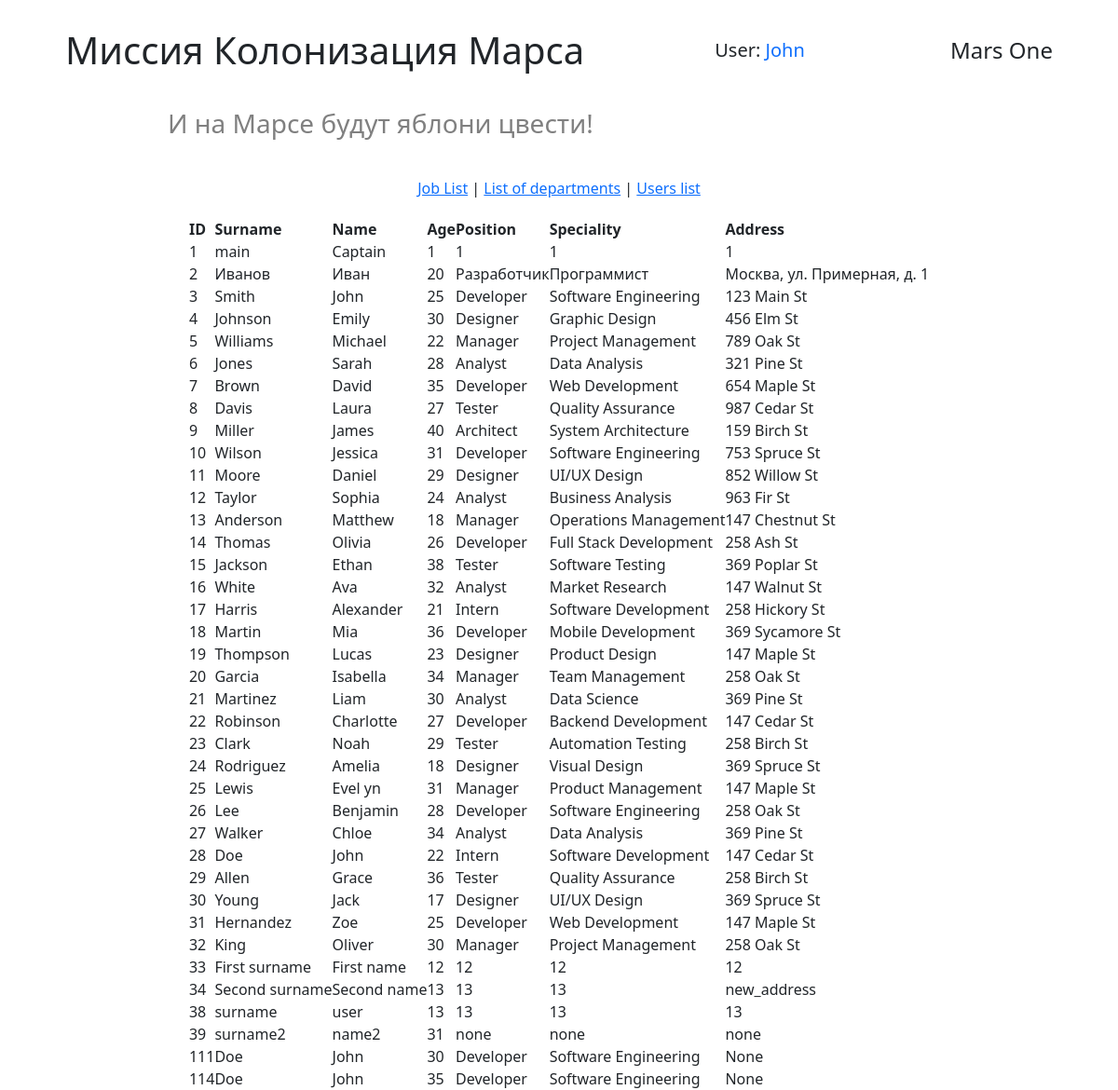
The page /user_list (signed in) on the database its author committed.
### data/users.py (models this page shows, shortened)
class User(SqlAlchemyBase, UserMixin):
    __tablename__ = 'users'
    id = sqlalchemy.Column(sqlalchemy.Integer, primary_key=True, autoincrement=True)
    surname = sqlalchemy.Column(sqlalchemy.String, nullable=True)
    name = sqlalchemy.Column(sqlalchemy.String, nullable=True)
    age = sqlalchemy.Column(sqlalchemy.Integer, nullable=True)
    position = sqlalchemy.Column(sqlalchemy.String, nullable=True)
    speciality = sqlalchemy.Column(sqlalchemy.String, nullable=True)
    address = sqlalchemy.Column(sqlalchemy.String, nullable=True)
    email = sqlalchemy.Column(sqlalchemy.String, index=True, unique=True, nullable=True)
    hashed_password = sqlalchemy.Column(sqlalchemy.String, nullable=True)
    modified_date = sqlalchemy.Column(sqlalchemy.DateTime, default=datetime.datetime.now)
    news = orm.relationship("News", back_populates='user')

### main.py (the view)
@app.route('/user_list')
def get_user_list():
    db_sess = db_session.create_session()
    users = db_sess.query(User).all()
    return render_template('user_list.html', users=users)

### data/db_session.py (called while the page is built)
def create_session() -> Session:
    global __factory
    return __factory()

### main.py (called while the page is built)
@login_manager.user_loader
def load_user(user_id):
    db_sess = db_session.create_session()
    return db_sess.query(User).get(user_id)

### templates/user_list.html
{% extends "base.html" %}
{% block content %}
<table>
    <thead>
        <tr>
            <th>ID</th>
            <th>Surname</th>
            <th>Name</th>
            <th>Age</th>
            <th>Position</th>
            <th>Speciality</th>
            <th>Address</th>
        </tr>
    </thead>
{% for user in users %}
    <tr>
        <td>{{ user.id }}</td>
        <td>{{ user.surname }}</td>
        <td>{{ user.name }}</td>
        <td>{{ user.age }}</td>
        <td>{{ user.position }}</td>
        <td>{{ user.speciality }}</td>
        <td>{{ user.address }}</td>
    </tr>
{% endfor %}
</table>
{% endblock %}

### templates/base.html (shortened to what this page needs)
<!DOCTYPE html>
<html lang="ru">
<head>
    <link rel="stylesheet"
    href="https://cdn.jsdelivr.net/npm/bootstrap@5.0.0-beta1/dist/css/bootstrap.min.css"
>
    <link rel="stylesheet" href="{{ url_for('static', filename='css/style.css')}}">
</head>
<body>
    <header>
        <h1>Миссия Колонизация Марса</h1>
        {% if current_user.is_authenticated %}
        <h5> User:
            <a class="navbar-brand" href="/logout">{{ current_user.name }}</a>
        </h5>
        {% else %}
            <div class="auth_buttons">
                <a class="btn btn-primary " href="/register">Зарегистрироваться</a>
                <a class="btn btn-success" href="/login">Войти</a>
            </div>
        {% endif %}
        <h4>Mars One</h4>
    </header>
    <h3 class="second_header_text">И на Марсе будут яблони цвести!</h3>
    <main>
        <nav>
            <a href="/jobs_list">Job List</a> |
            <a href="/list_of_departments">List of departments</a> |
            <a href="/user_list">Users list</a>
        </nav>
        {% block content %}{% endblock %}
    </main>
</body>
</html>

### static/css/style.css (style rules this page uses)
* { margin: 0px; padding: 0px; font-family: 'Segoe UI', Tahoma, Geneva, Verdana, sans-serif; }
header { display: flex; justify-content: space-around; align-items: center; margin-top: 30px; width: 100%; }
main { display: flex; flex-direction: column; align-items: center; height: 100vh; margin-top: 20px; }
nav { margin: 20px; }
.second_header_text { color: grey; margin-top: 30px; margin-left: 15vw; }

### rows shown on the page
User: name "John", id "28", surname "Doe", age "22", position "Intern", speciality "Software Development", address "147 Cedar St"
User: id "1", surname "main", name "Captain", age "1", position "1", speciality "1", address "1"
User: id "2", surname "Иванов", name "Иван", age "20", position "Разработчик", speciality "Программист", address "Москва, ул. Примерная, д. 1"
User: id "3", surname "Smith", name "John", age "25", position "Developer", speciality "Software Engineering", address "123 Main St"
User: id "4", surname "Johnson", name "Emily", age "30", position "Designer", speciality "Graphic Design", address "456 Elm St"
User: id "5", surname "Williams", name "Michael", age "22", position "Manager", speciality "Project Management", address "789 Oak St"
User: id "6", surname "Jones", name "Sarah", age "28", position "Analyst", speciality "Data Analysis", address "321 Pine St"
User: id "7", surname "Brown", name "David", age "35", position "Developer", speciality "Web Development", address "654 Maple St"
User: id "8", surname "Davis", name "Laura", age "27", position "Tester", speciality "Quality Assurance", address "987 Cedar St"
User: id "9", surname "Miller", name "James", age "40", position "Architect", speciality "System Architecture", address "159 Birch St"
User: id "10", surname "Wilson", name "Jessica", age "31", position "Developer", speciality "Software Engineering", address "753 Spruce St"
User: id "11", surname "Moore", name "Daniel", age "29", position "Designer", speciality "UI/UX Design", address "852 Willow St"
User: id "12", surname "Taylor", name "Sophia", age "24", position "Analyst", speciality "Business Analysis", address "963 Fir St"
User: id "13", surname "Anderson", name "Matthew", age "18", position "Manager", speciality "Operations Management", address "147 Chestnut St"
User: id "14", surname "Thomas", name "Olivia", age "26", position "Developer", speciality "Full Stack Development", address "258 Ash St"
User: id "15", surname "Jackson", name "Ethan", age "38", position "Tester", speciality "Software Testing", address "369 Poplar St"
User: id "16", surname "White", name "Ava", age "32", position "Analyst", speciality "Market Research", address "147 Walnut St"
User: id "17", surname "Harris", name "Alexander", age "21", position "Intern", speciality "Software Development", address "258 Hickory St"
User: id "18", surname "Martin", name "Mia", age "36", position "Developer", speciality "Mobile Development", address "369 Sycamore St"
User: id "19", surname "Thompson", name "Lucas", age "23", position "Designer", speciality "Product Design", address "147 Maple St"
User: id "20", surname "Garcia", name "Isabella", age "34", position "Manager", speciality "Team Management", address "258 Oak St"
User: id "21", surname "Martinez", name "Liam", age "30", position "Analyst", speciality "Data Science", address "369 Pine St"
User: id "22", surname "Robinson", name "Charlotte", age "27", position "Developer", speciality "Backend Development", address "147 Cedar St"
User: id "23", surname "Clark", name "Noah", age "29", position "Tester", speciality "Automation Testing", address "258 Birch St"
User: id "24", surname "Rodriguez", name "Amelia", age "18", position "Designer", speciality "Visual Design", address "369 Spruce St"
User: id "25", surname "Lewis", name "Evel yn", age "31", position "Manager", speciality "Product Management", address "147 Maple St"
User: id "26", surname "Lee", name "Benjamin", age "28", position "Developer", speciality "Software Engineering", address "258 Oak St"
User: id "27", surname "Walker", name "Chloe", age "34", position "Analyst", speciality "Data Analysis", address "369 Pine St"
User: id "29", surname "Allen", name "Grace", age "36", position "Tester", speciality "Quality Assurance", address "258 Birch St"
User: id "30", surname "Young", name "Jack", age "17", position "Designer", speciality "UI/UX Design", address "369 Spruce St"
User: id "31", surname "Hernandez", name "Zoe", age "25", position "Developer", speciality "Web Development", address "147 Maple St"
User: id "32", surname "King", name "Oliver", age "30", position "Manager", speciality "Project Management", address "258 Oak St"
User: id "33", surname "First surname", name "First name", age "12", position "12", speciality "12", address "12"
User: id "34", surname "Second surname", name "Second name", age "13", position "13", speciality "13", address "new_address"
User: id "38", surname "surname", name "user", age "13", position "13", speciality "13", address "13"
User: id "39", surname "surname2", name "name2", age "31", position "none", speciality "none", address "none"
User: id "111", surname "Doe", name "John", age "30", position "Developer", speciality "Software Engineering", address "None"
User: id "114", surname "Doe", name "John", age "35", position "Developer", speciality "Software Engineering", address "None"
